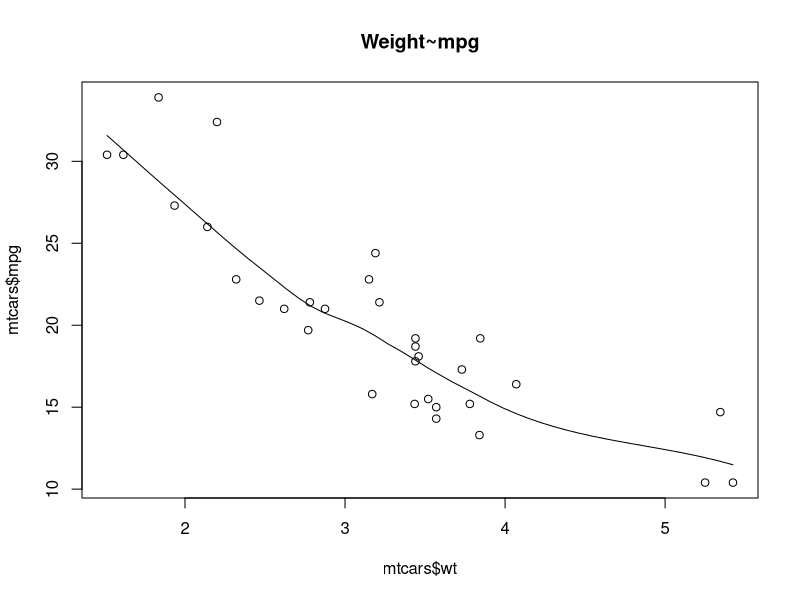
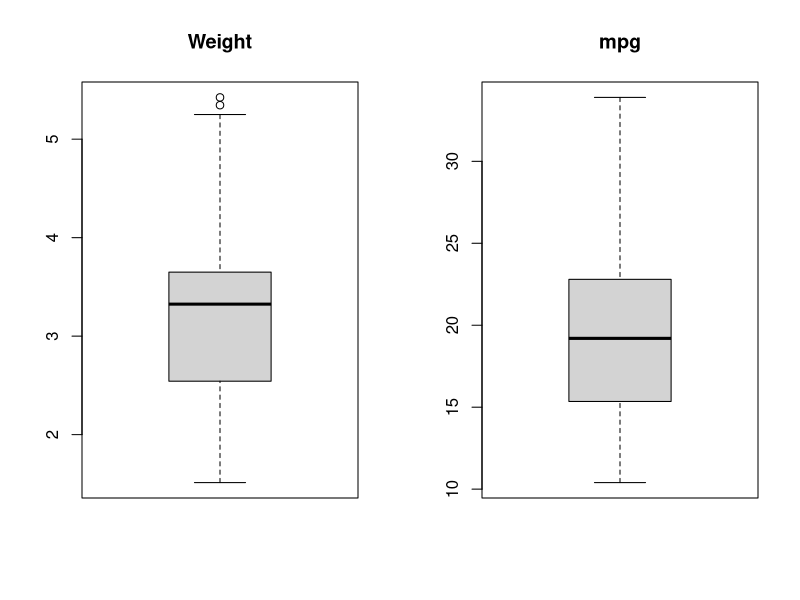
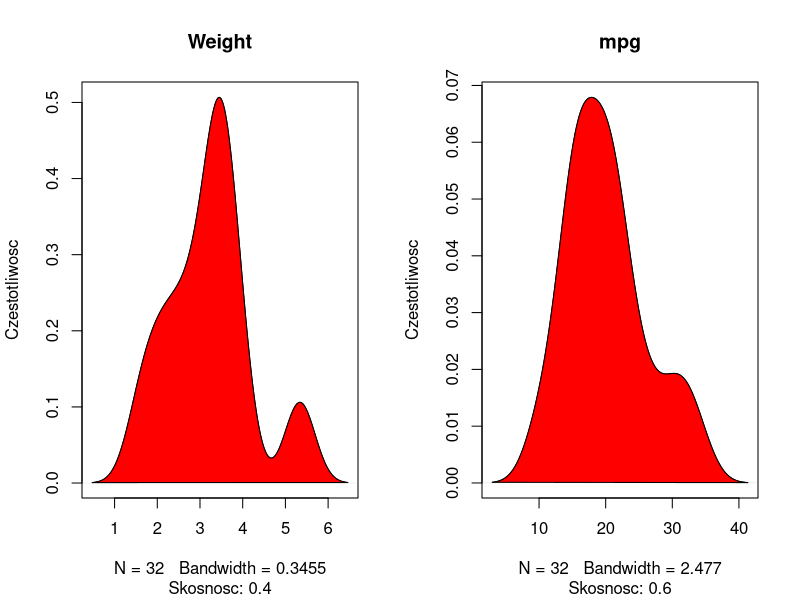
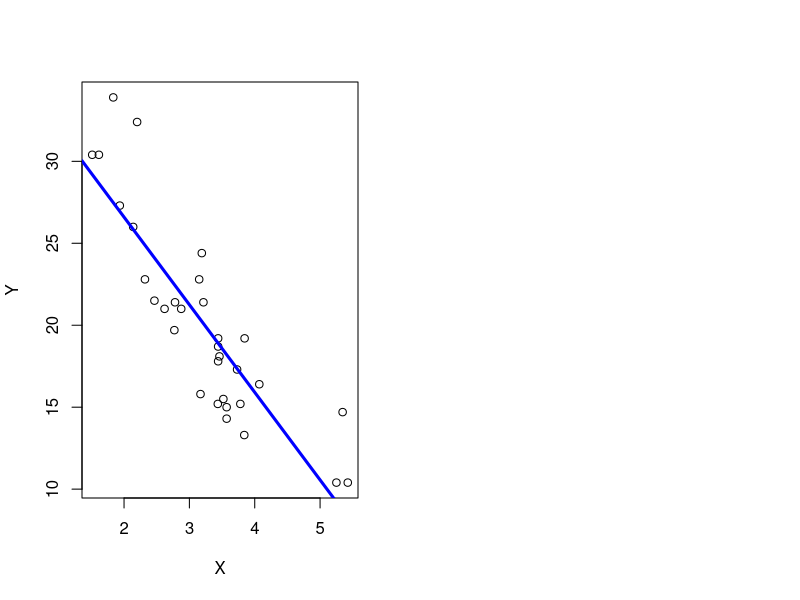
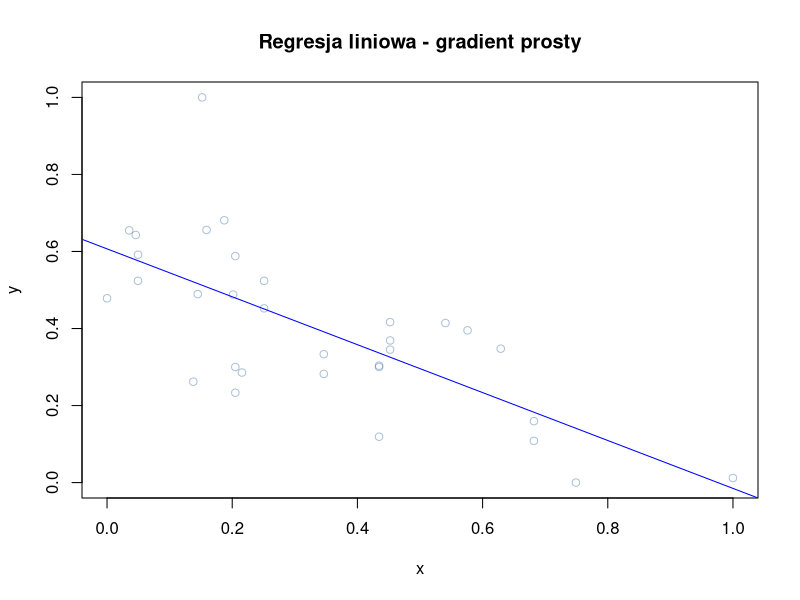
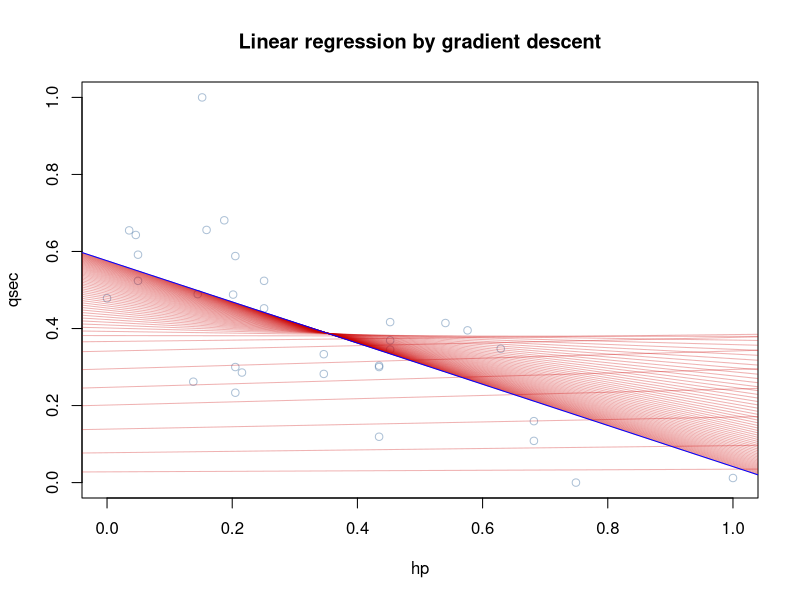
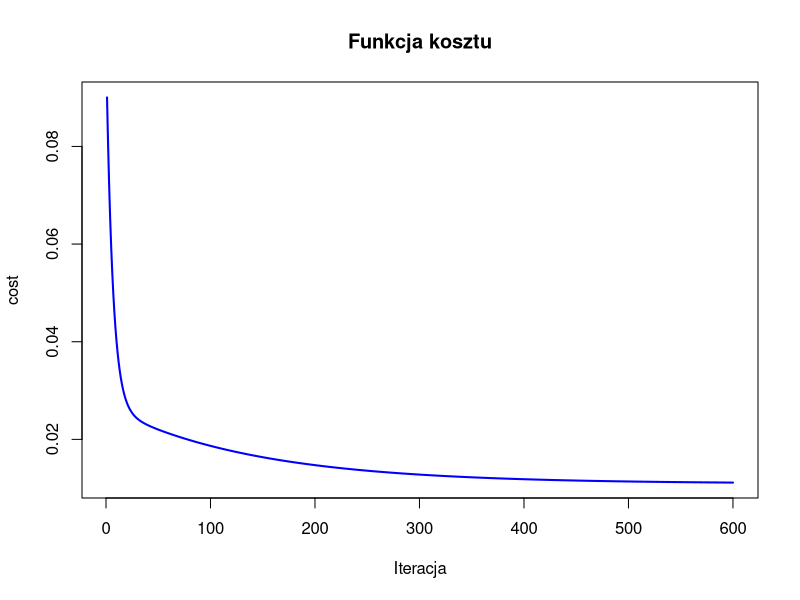
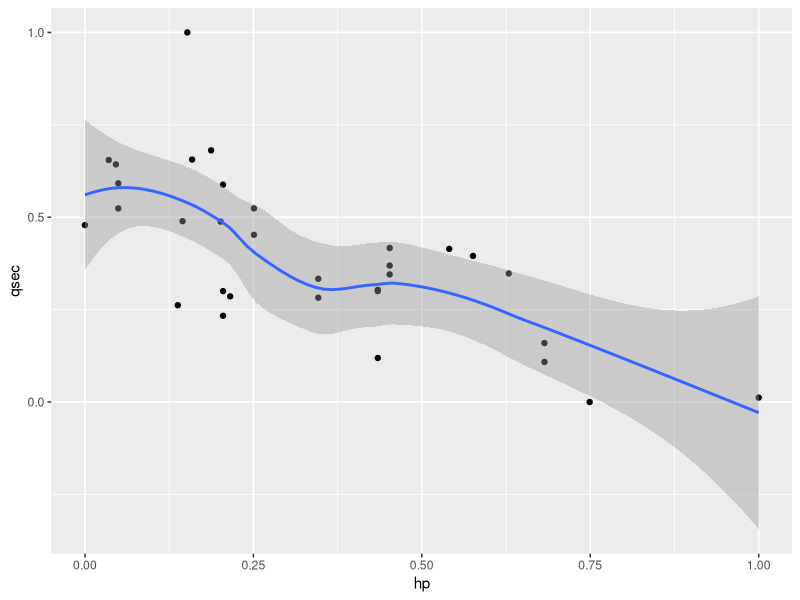

Write the R code that produced these figures, in order.
#install.packages('e1071', dependencies = TRUE)
library(e1071)
library(tidyverse)
library(ggplot2)
library(dplyr)

# Zadanie: zeksploruj dataset mtcars. Poszukaj interesujących zależności pomiędzy danymi.
# Zaprezentuje wyniki, np w Shiny.
  
data("mtcars")
head(mtcars)
?mtcars

summary(mtcars)

#cz 1 - Czy istnieje zależność pomiędzy zużyciem paliwa (mpg) a wagą auta (wt)? Wykorzystanie regresji liniowej 

# Scatter plot - sprawdzamy czy może istnieć liniowa zależnośc pomiędzy zmiennymi.
scatter.smooth(x=mtcars$wt, y=mtcars$mpg, main="Weight~mpg")

#wyglada na to ze jest liniowa zaleznosc - im wieksza waga tym wieksze zuzycie paliwa

# BoxPlot – sprawdzamy czy istnieją wartości mocno odstające od reszty
par(mfrow=c(1,2)) 
boxplot(mtcars$wt, main="Weight")
boxplot(mtcars$mpg, main="mpg")

#w zmiennej wt mamy outliery

#Funkacja gęstośći - sprawdzamy czy zmienna zależna ma rozkład normalny

par(mfrow=c(1,2))
plot(density(mtcars$wt), main="Weight", ylab="Czestotliwosc",
     sub=paste("Skosnosc:", round(e1071::skewness(mtcars$wt), 1)))
polygon(density(mtcars$wt), col="red")

plot(density(mtcars$mpg), main="mpg", ylab="Czestotliwosc",
     sub=paste("Skosnosc:", round(e1071::skewness(mtcars$mpg), 1)))
polygon(density(mtcars$mpg), col="red")

#uwazam ze obie zmienne maja rozklad zblizony do normalnego

#licze skosnosc dla obu zmiennych

skewness(mtcars$wt) 
round(e1071::skewness(mtcars$wt), 1) 
paste("Skosnosc Weight:", round(e1071::skewness(mtcars$wt), 1)) 

skewness(mtcars$mpg) 
round(e1071::skewness(mtcars$mpg), 1) 
paste("Skosnosc mpg:", round(e1071::skewness(mtcars$mpg), 1)) 

#Korelacja
cor(mtcars$wt, mtcars$mpg)
# -0,87 czyli korelacji wysoka odwrotna

# Model liniowy

X <- mtcars[,"wt"] #wybieramy zmienną objasnianą
Y <- mtcars[,"mpg"] #wybieramy zmienną objasniającą

model1 <- lm(Y~X)
model1 #zwraca wspolczynniki ai b



#wykres z linia regresji
plot(Y~X) 
abline(model1, col="blue", lwd=3) 

# Predykcja zuzycia paliwa dla auta o wadze = 3.000
p1 <- predict(model1,data.frame("X"=3.000)) 
p1

#cz 2 czy istnieje zaleznosc pomiedzy moca silnika (liczba koni mech.) a przyspieszeniem (czas do 1.4 mili)? 
#wykorzystaniem gradeintu

#normalizacja danych
normalize <- function(x){
  return((x-min(x))/(max(x)-min(x)))
}

mtcars$hp <- normalize(mtcars$hp)
mtcars$qsec <- normalize(mtcars$qsec)

# definiowanie zmiennych
x <- mtcars$hp
y <- mtcars$qsec

# Dopasowanie modelu regresji liniowej do danych

res <- lm(y~x)
print(res)

# Wizualizacja modelu

par(mfrow=c(1,1))
plot(x,y, col=rgb(0.2,0.4,0.6,0.4), main='Regresja liniowa - gradient prosty')
abline(res, col='blue')

# Definiujemy funkcję kosztu

cost <- function(Z, y, theta) {
  sum((Z %*% theta - y)^2)/(2*length(y)) 
}

# Learning rate i limit iteracji

alpha <- 0.07 #lernning rate
num_iters <- 600 # liczba iteracji

# Inicjalizacja parametrów

theta <- matrix(c(0,0), nrow=2) 

# Dodajemy kolumnę z 1'kami dla wyrazu wolnego

Z <- cbind(1, matrix(x))

cost_history <- double(num_iters)
theta_history <- list(num_iters)


# Gradient prosty
for (i in 1:num_iters) {
  error <- (Z %*% theta - y)
  delta <- t(Z) %*% error / length(y)
  theta <- theta - alpha * delta
  cost_history[i] <- cost(Z,y,theta)
  theta_history[[i]] <- theta
}

print(theta)

# Wizualizacja danych

plot(x,y, col=rgb(0.2,0.4,0.6,0.4), main='Linear regression by gradient descent', ylab='qsec', xlab='hp')
for (i in c(1,3,6,10,14,seq(20,num_iters,by=10))) {
  abline(coef=theta_history[[i]], col=rgb(0.8,0,0,0.3))
}
abline(coef=theta, col='blue')

# Funkcja kosztu dla kolejnych iteracji
plot(cost_history, type='line', col='blue', lwd=2, main='Funkcja kosztu',
     ylab='cost', xlab='Iteracja')



#cz 3 czy istnieje zaleznosc pomiedzy moca silnika (liczba koni mech.) a przyspieszeniem (czas do 1.4 mili)? 

ggplot(mtcars, aes(hp, qsec)) +
  geom_point()+
  geom_smooth()


#istnieje zależnośc wprostproporcjonalna - im większa liczba koni mechanicznych tym większe przyspieszenie (krótszy czas do 1/4 mili)


#cz 4 analiza zalezności zuzycia paliwa od typu skrzyni biegow. teza - automaty pala wiecej
#dziele baze na 2

cars_auto <- subset(mtcars, am == 0)

cars_manu <- subset(mtcars, am == 1)

par("mar")
par(mar=c(1,1,1,1))

par(mfrow = c(2, 1))
hist(cars_auto$mpg, main = "Distribution mpg - automatic", xlab = "mpg")
abline(v = mean(cars_auto$mpg), col = "red")
hist(cars_manu$mpg, main = "Distribution mpg - manual", xlab = "mpg")
abline(v = mean(cars_manu$mpg), col = "red")


#rozklad aut ze skrzynia automatyczna jest bardziej zblizony do normalnego niz z reczna
#wyglada na to ze automatiki pala mniej
#trzeba zbadać czy ta różnica jest statystycznie istotna - 
#metoda t-test
#hipoteza - różnica jest statystycznie istotna

t.test(cars_manu$mpg, cars_auto$mpg, paired = F, var.equal = F)

#p-value = 0,001374 co oznacza z^e różnica jest istotna
